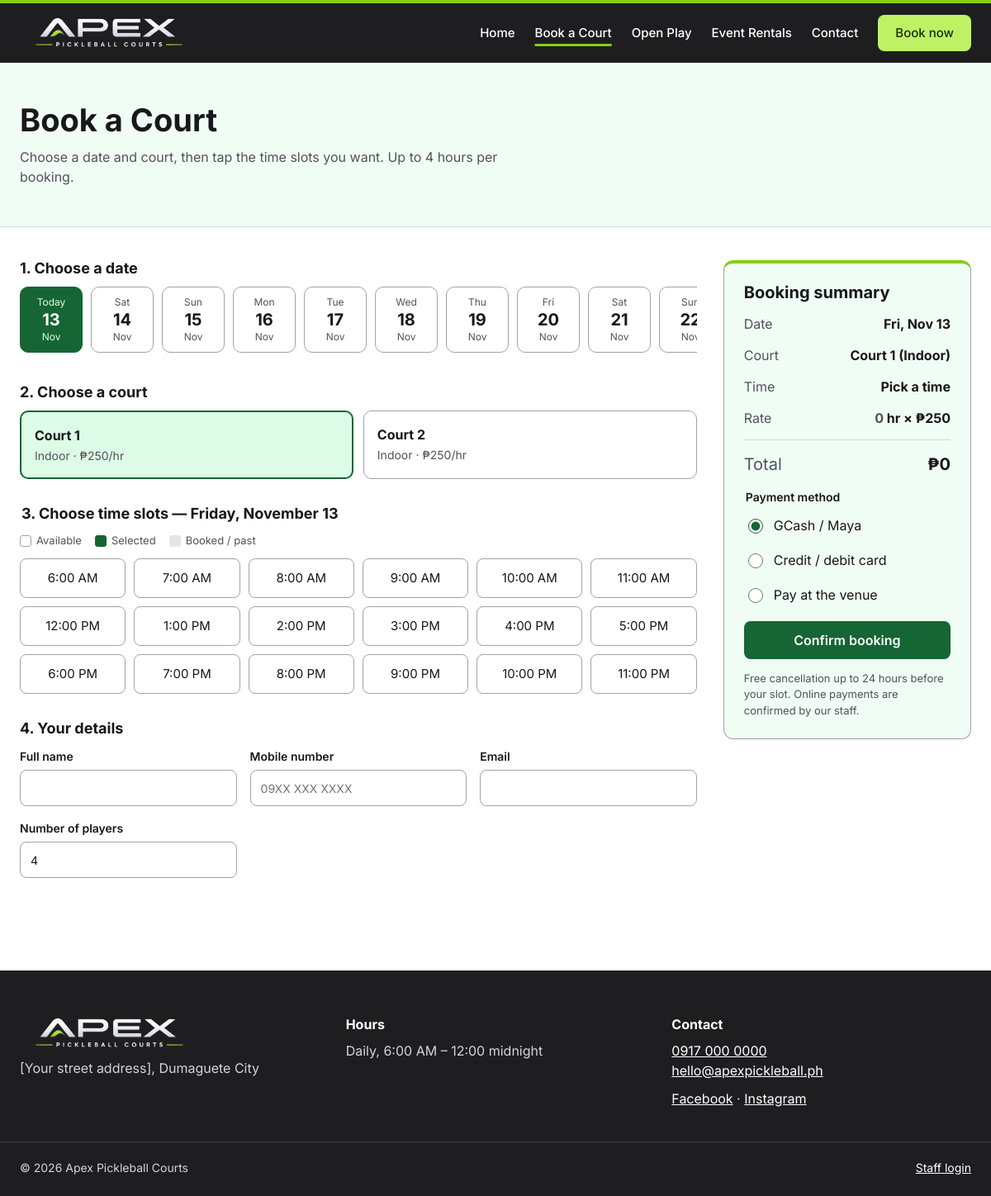
Page /book.php on the earlier database version.
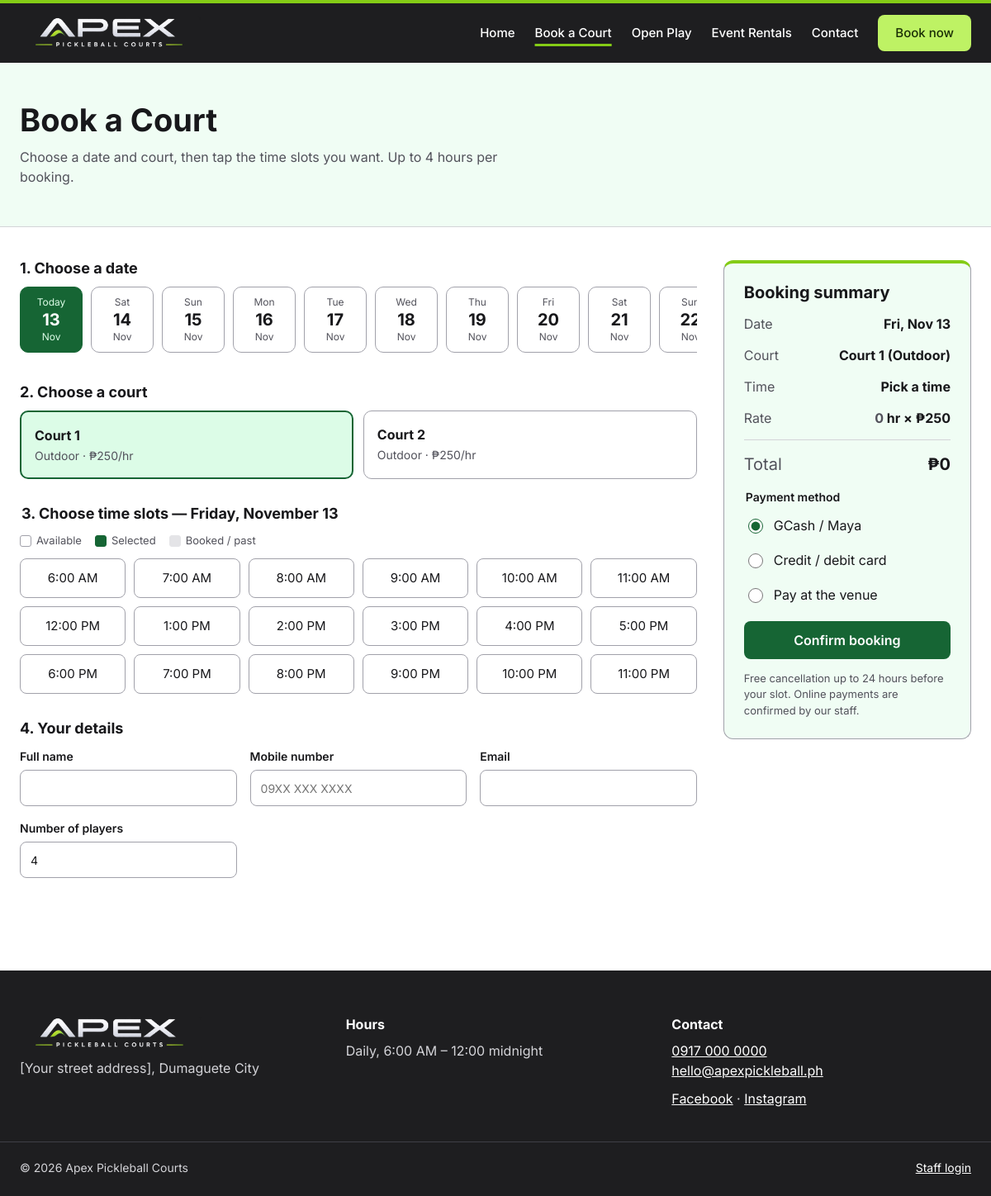
Same page on the later database version.
### tables this page shows
CREATE TABLE courts (
  id INT AUTO_INCREMENT PRIMARY KEY,
  name VARCHAR(50) NOT NULL,
  court_type VARCHAR(20) NOT NULL DEFAULT 'Indoor',
  hourly_rate DECIMAL(10,2) NOT NULL,
  status VARCHAR(20) NOT NULL DEFAULT 'available',  
  sort_order INT NOT NULL DEFAULT 0
);

### includes/functions.php (called while the page is built, shortened)
<?php
function e($value): string
{
    return htmlspecialchars((string) $value, ENT_QUOTES, 'UTF-8');
}
function money($amount): string
{
    return '₱' . number_format((float) $amount, 0);
}
function fmt_hour(int $hour): string
{
    return date('g:i A', mktime($hour, 0));
}
function fmt_date(string $date, string $format = 'D, M j'): string
{
    return date($format, strtotime($date));
}

### book.php (the view, shortened to what this page needs)
<?php
require __DIR__ . '/includes/functions.php';
$pdo = db();
$today = date('Y-m-d');
$old = ['name' => '', 'phone' => '', 'email' => '', 'players' => 4, 'payment' => 'gcash', 'slots' => []];
$source = $_SERVER['REQUEST_METHOD'] === 'POST' ? $_POST : $_GET;
$date = $source['date'] ?? $today;
$type = in_array($_GET['type'] ?? '', ['Indoor', 'Outdoor'], true) ? $_GET['type'] : '';
$courts = $pdo->query('SELECT * FROM courts ORDER BY sort_order, id')->fetchAll();
$available = array_values(array_filter($courts, fn($c) => $c['status'] === 'available' && ($type === '' || $c['court_type'] === $type)));
$court = null;
$court = $court ?? ($available[0] ?? null);
function blocked_hours(PDO $pdo, int $courtId, string $date): array
{
    $stmt = $pdo->prepare(
        "SELECT s.slot_hour FROM booking_slots s JOIN bookings b ON b.id = s.booking_id
         WHERE s.court_id = ? AND s.booking_date = ? AND b.status <> 'cancelled'"
    );
    $stmt->execute([$courtId, $date]);
    $taken = array_map('intval', $stmt->fetchAll(PDO::FETCH_COLUMN));
    $past = [];
    return ['taken' => $taken, 'past' => $past];
}
$blocked = $court ? blocked_hours($pdo, (int) $court['id'], $date) : ['taken' => [], 'past' => []];
$query = fn(array $extra) => 'book.php?' . http_build_query(array_merge(['date' => $date, 'court' => $court['id'] ?? null, 'type' => $type ?: null], $extra));
$activePage = 'book';
require __DIR__ . '/includes/header.php';
?>
<section class="page-head">
  <div class="container">
    <h1>Book a Court</h1>
    <p>Choose a date and court, then tap the time slots you want. Up to <?= MAX_HOURS ?> hours per booking.</p>
  </div>
</section>
<section class="section-tight">
  <div class="container">
    <?php if (!$court): ?>
      <div class="empty">No courts are open for booking right now. Please call us at <?= e(SITE_PHONE) ?>.</div>
    <?php else: ?>
    <form method="post" action="<?= e($query([])) ?>" class="book-layout" id="booking-form" data-rate="<?= e($court['hourly_rate']) ?>" data-max="<?= MAX_HOURS ?>">
      <div class="book-main">
        <div class="book-step">
          <h2>1. Choose a date</h2>
          <nav class="date-strip" aria-label="Dates">
            <?php for ($i = 0; $i < DAYS_AHEAD; $i++):
              $d = date('Y-m-d', strtotime("+$i days")); ?>
              <a class="date-pill <?= $d === $date ? 'active' : '' ?>" href="<?= e($query(['date' => $d])) ?>" <?= $d === $date ? 'aria-current="date"' : '' ?>>
                <small><?= $i === 0 ? 'Today' : e(fmt_date($d, 'D')) ?></small>
                <strong><?= e(fmt_date($d, 'j')) ?></strong>
                <small><?= e(fmt_date($d, 'M')) ?></small>
              </a>
            <?php endfor; ?>
          </nav>
        </div>
        <div class="book-step">
          <h2>2. Choose a court</h2>
          <div class="court-grid">
            <?php foreach ($courts as $c):
              $isActive = (int) $c['id'] === (int) $court['id'];
              $isMaint = $c['status'] !== 'available'; ?>
              <a class="court-option <?= $isActive ? 'active' : '' ?> <?= $isMaint ? 'disabled' : '' ?>"
                 href="<?= e($query(['court' => $c['id'], 'type' => null])) ?>" <?= $isActive ? 'aria-current="true"' : '' ?> <?= $isMaint ? 'aria-disabled="true" tabindex="-1"' : '' ?>>
                <strong><?= e($c['name']) ?></strong>
                <span><?= e($c['court_type']) ?> · <?= $isMaint ? 'Under maintenance' : money($c['hourly_rate']) . '/hr' ?></span>
              </a>
            <?php endforeach; ?>
          </div>
        </div>
        <fieldset class="book-step" style="border: none; padding: 0; margin: 0">
          <legend><h2>3. Choose time slots — <?= e(fmt_date($date, 'l, F j')) ?></h2></legend>
          <div class="legend">
            <span><i></i>Available</span><span><i class="sel"></i>Selected</span><span><i class="booked"></i>Booked / past</span>
          </div>
          <div class="slot-grid">
            <?php for ($h = OPEN_HOUR; $h < CLOSE_HOUR; $h++):
              $off = in_array($h, $blocked['taken'], true) || in_array($h, $blocked['past'], true); ?>
              <label class="slot">
                <span><?= e(fmt_hour($h)) ?><?php if (in_array($h, $blocked['taken'], true)): ?><span class="sr-only"> (booked)</span><?php endif; ?></span>
              </label>
            <?php endfor; ?>
          </div>
        </fieldset>
        <div class="book-step">
          <h2>4. Your details</h2>
          <div class="form-grid">
            <label class="field">Full name<input type="text" name="name" value="<?= e($old['name']) ?>" required maxlength="100" autocomplete="name"></label>
            <label class="field">Mobile number<input type="tel" name="phone" value="<?= e($old['phone']) ?>" required placeholder="09XX XXX XXXX" autocomplete="tel"></label>
            <label class="field">Email<input type="email" name="email" value="<?= e($old['email']) ?>" required autocomplete="email"></label>
            <label class="field">Number of players<input type="number" name="players" value="<?= e($old['players']) ?>" min="1" max="8" required></label>
          </div>
        </div>
      </div>
      <aside class="summary" aria-label="Booking summary">
        <h2>Booking summary</h2>
        <div class="summary-row"><span>Date</span><strong><?= e(fmt_date($date, 'D, M j')) ?></strong></div>
        <div class="summary-row"><span>Court</span><strong><?= e($court['name']) ?> (<?= e($court['court_type']) ?>)</strong></div>
        <div class="summary-row"><span>Time</span><strong id="sum-time">Pick a time</strong></div>
        <div class="summary-row"><span>Rate</span><strong><span id="sum-hours">0</span> hr × <?= money($court['hourly_rate']) ?></strong></div>
        <hr>
        <div class="summary-row total"><span>Total</span><strong id="sum-total"><?= money(0) ?></strong></div>
        <fieldset class="radio-list">
          <legend>Payment method</legend>
          <?php foreach (['gcash' => 'GCash / Maya', 'card' => 'Credit / debit card', 'venue' => 'Pay at the venue'] as $val => $label): ?>
            <label><input type="radio" name="payment" value="<?= $val ?>" <?= $old['payment'] === $val ? 'checked' : '' ?> required> <?= e($label) ?></label>
          <?php endforeach; ?>
        </fieldset>
        <button type="submit" class="btn btn-primary btn-block" id="confirm-btn">Confirm booking</button>
        <p class="muted" style="font-size: 13px">Free cancellation up to <?= CANCEL_HOURS ?> hours before your slot. Online payments are confirmed by our staff.</p>
      </aside>
    </form>
    <?php endif; ?>
  </div>
</section>
<?php require __DIR__ . '/includes/footer.php'; ?>

### includes/header.php (shortened to what this page needs)
<?php
$activePage = $activePage ?? '';
$nav = [
    'home' => ['index.php', 'Home'],
    'book' => ['book.php', 'Book a Court'],
    'openplay' => ['open-play.php', 'Open Play'],
    'rentals' => ['rentals.php', 'Event Rentals'],
];
?>
<!doctype html>
<html lang="en">
<head>
  <link rel="stylesheet" href="assets/css/style.css">
</head>
<body>
<header class="site-header">
  <div class="container header-inner">
    <a href="index.php" class="brand"><img src="assets/img/logo.png" alt="<?= e(SITE_NAME) ?>"></a>
    <nav id="site-nav" class="site-nav" aria-label="Main">
      <?php foreach ($nav as $key => [$href, $label]): ?>
        <a href="<?= $href ?>" <?= $activePage === $key ? 'class="active" aria-current="page"' : '' ?>><?= e($label) ?></a>
      <?php endforeach; ?>
      <a href="#contact">Contact</a>
      <a href="book.php" class="btn btn-lime nav-cta">Book now</a>
    </nav>
  </div>
</header>
<main id="main">

### includes/footer.php (shortened to what this page needs)
</main>
<footer class="site-footer" id="contact">
  <div class="container footer-grid">
    <div class="footer-col">
      <img src="assets/img/logo.png" alt="<?= e(SITE_NAME) ?>" class="footer-logo">
      <p><?= e(SITE_ADDRESS) ?></p>
    </div>
    <div class="footer-col">
      <h2>Hours</h2>
      <p><?= e(SITE_HOURS) ?></p>
    </div>
    <div class="footer-col">
      <h2>Contact</h2>
      <p><a href="tel:<?= e(preg_replace('/\s+/', '', SITE_PHONE)) ?>"><?= e(SITE_PHONE) ?></a><br>
         <a href="mailto:<?= e(SITE_EMAIL) ?>"><?= e(SITE_EMAIL) ?></a></p>
      <p><a href="<?= e(SITE_FACEBOOK) ?>">Facebook</a> · <a href="<?= e(SITE_INSTAGRAM) ?>">Instagram</a></p>
    </div>
  </div>
  <div class="container footer-bottom">
    <span>© <?= date('Y') ?> <?= e(SITE_NAME) ?></span>
    <a href="admin/login.php">Staff login</a>
  </div>
</footer>
</body>
</html>

Differences in the rows shown:
changed courts "Court 1": court_type "Indoor" → "Outdoor"
changed courts "Court 2": court_type "Indoor" → "Outdoor"
